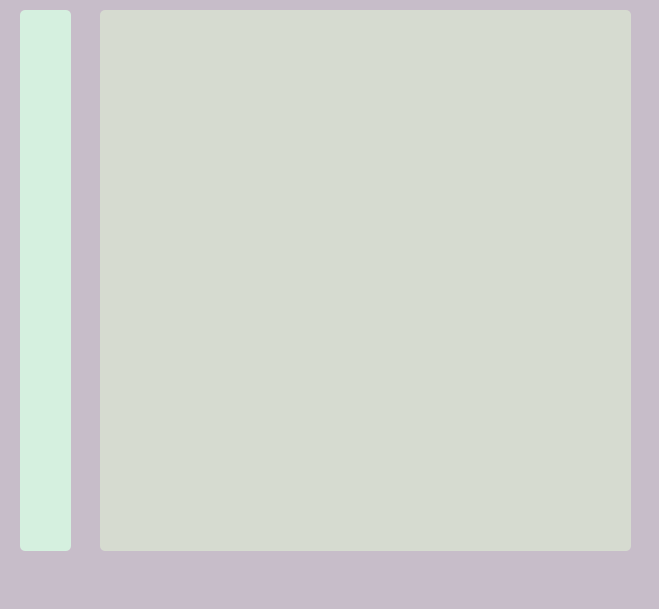
<?xml version="1.0" encoding="UTF-8"?>
<ui version="4.0">
 <class>MainWindow</class>
 <widget class="QMainWindow" name="MainWindow">
  <property name="geometry">
   <rect>
    <x>0</x>
    <y>0</y>
    <width>659</width>
    <height>609</height>
   </rect>
  </property>
  <property name="windowTitle">
   <string>MainWindow</string>
  </property>
  <property name="styleSheet">
   <string notr="true">background-color: #c7bdc9;</string>
  </property>
  <widget class="QWidget" name="centralwidget">
   <widget class="QWidget" name="widget" native="true">
    <property name="geometry">
     <rect>
      <x>20</x>
      <y>10</y>
      <width>51</width>
      <height>541</height>
     </rect>
    </property>
    <property name="styleSheet">
     <string notr="true">background-color: #d5f0df;
border-radius: 5px;</string>
    </property>
    <widget class="QPushButton" name="pushButtonAdd">
     <property name="geometry">
      <rect>
       <x>10</x>
       <y>70</y>
       <width>31</width>
       <height>28</height>
      </rect>
     </property>
     <property name="text">
      <string/>
     </property>
     <property name="icon">
      <iconset>
       <normaloff>../resources/images/addIcon.jpeg</normaloff>../resources/images/addIcon.jpeg</iconset>
     </property>
     <property name="iconSize">
      <size>
       <width>25</width>
       <height>25</height>
      </size>
     </property>
    </widget>
    <widget class="QPushButton" name="pushButtonHome">
     <property name="geometry">
      <rect>
       <x>10</x>
       <y>20</y>
       <width>31</width>
       <height>28</height>
      </rect>
     </property>
     <property name="text">
      <string/>
     </property>
     <property name="icon">
      <iconset>
       <normaloff>../resources/images/homeIcon.jpeg</normaloff>../resources/images/homeIcon.jpeg</iconset>
     </property>
     <property name="iconSize">
      <size>
       <width>25</width>
       <height>25</height>
      </size>
     </property>
    </widget>
   </widget>
   <widget class="QListWidget" name="listWidget">
    <property name="geometry">
     <rect>
      <x>100</x>
      <y>10</y>
      <width>531</width>
      <height>541</height>
     </rect>
    </property>
    <property name="styleSheet">
     <string notr="true">background-color: #d6dbd0;
border-radius: 5px;</string>
    </property>
   </widget>
  </widget>
  <widget class="QMenuBar" name="menubar">
   <property name="geometry">
    <rect>
     <x>0</x>
     <y>0</y>
     <width>659</width>
     <height>26</height>
    </rect>
   </property>
  </widget>
  <widget class="QStatusBar" name="statusbar"/>
 </widget>
 <resources/>
 <connections/>
</ui>
